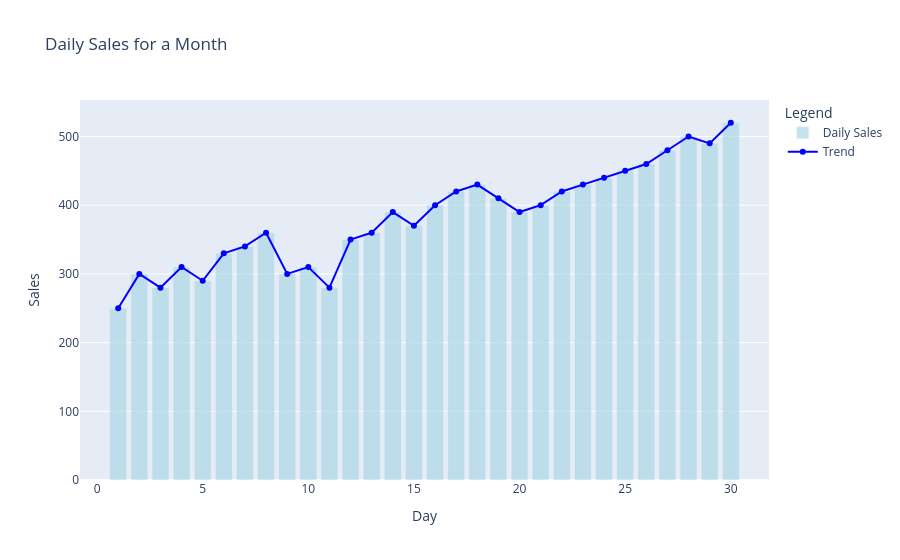

Notebook code for this chart:
### Code cell
import plotly.graph_objects as go

# 示例数据：一个月内每天的销售量
days = list(range(1, 31))
sales = [250, 300, 280, 310, 290, 330, 340, 360, 300, 310,
         280, 350, 360, 390, 370, 400, 420, 430, 410, 390,
         400, 420, 430, 440, 450, 460, 480, 500, 490, 520]

# 创建柱状图
bar = go.Bar(
    x=days,
    y=sales,
    name='Daily Sales',
    marker=dict(color='lightblue'),
    opacity=0.7
)

# 创建折线图
line = go.Scatter(
    x=days,
    y=sales,
    mode='lines+markers',
    name='Trend',
    marker=dict(color='blue')
)

# 创建图形对象
fig = go.Figure(data=[bar, line])

# 添加标题和标签
fig.update_layout(
    title='Daily Sales for a Month',
    xaxis_title='Day',
    yaxis_title='Sales',
    legend_title='Legend'
)

# 显示图形
fig.show()

### Figure 1 — Plotly figure (JSON) as saved in the notebook; plotly's stock layout.template omitted (floating-point values rounded to 4 significant figures)
{"data": [{"marker": {"color": "lightblue"}, "name": "Daily Sales", "opacity": 0.7, "type": "bar", "x": [1, 2, 3, 4, 5, 6, 7, 8, 9, 10, 11, 12, 13, 14, 15, 16, 17, 18, 19, 20, 21, 22, 23, 24, 25, 26, 27, 28, 29, 30], "y": [250, 300, 280, 310, 290, 330, 340, 360, 300, 310, 280, 350, 360, 390, 370, 400, 420, 430, 410, 390, 400, 420, 430, 440, 450, 460, 480, 500, 490, 520]}, {"marker": {"color": "blue"}, "mode": "lines+markers", "name": "Trend", "type": "scatter", "x": [1, 2, 3, 4, 5, 6, 7, 8, 9, 10, 11, 12, 13, 14, 15, 16, 17, 18, 19, 20, 21, 22, 23, 24, 25, 26, 27, 28, 29, 30], "y": [250, 300, 280, 310, 290, 330, 340, 360, 300, 310, 280, 350, 360, 390, 370, 400, 420, 430, 410, 390, 400, 420, 430, 440, 450, 460, 480, 500, 490, 520]}], "layout": {"legend": {"title": {"text": "Legend"}}, "title": {"text": "Daily Sales for a Month"}, "xaxis": {"title": {"text": "Day"}}, "yaxis": {"title": {"text": "Sales"}}}}
